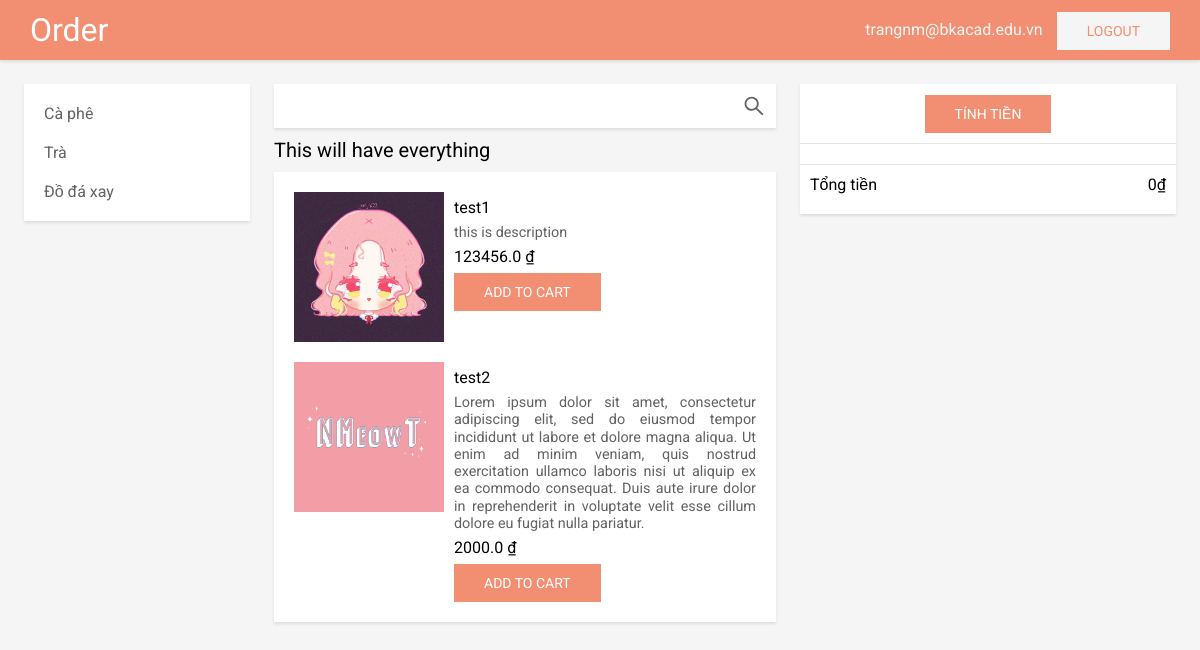
The page / (signed in) on the database as committed earlier.
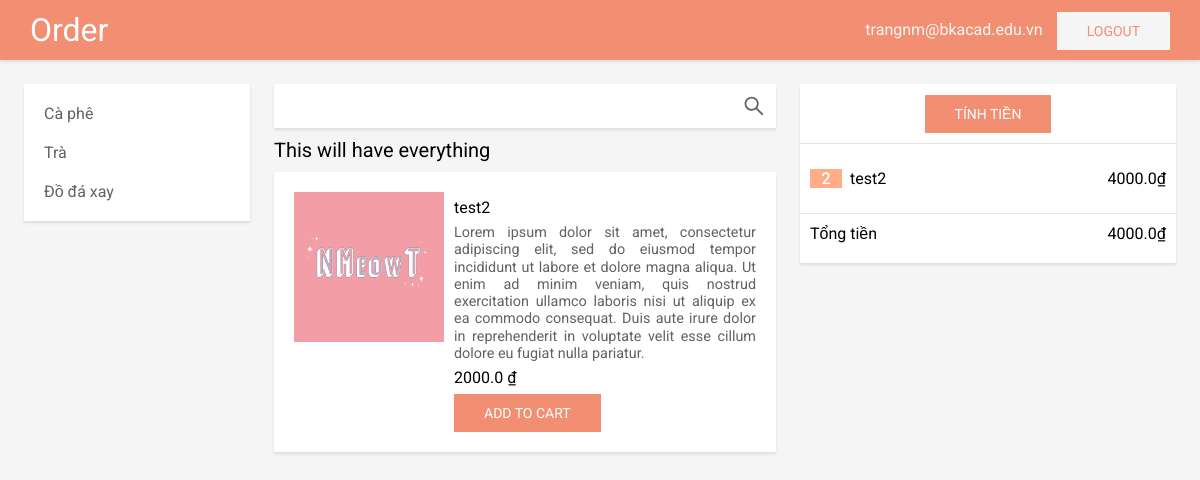
The same page on the database as committed later.
### customer/models.py (models this page shows)
class Category(models.Model):
    name_category = models.CharField(max_length=100, unique=True)

class Product(models.Model):
    name_product = models.CharField(max_length=255, unique=True)
    price = models.FloatField()
    description = models.TextField(blank=True, null=True)
    image = models.ImageField(blank=True, null=True)
    category = models.ForeignKey(Category, on_delete=models.CASCADE)

class Order_Detail(models.Model):
    order = models.ForeignKey(Order, on_delete=models.CASCADE)
    product = models.ForeignKey(Product, on_delete=models.CASCADE)
    price = models.FloatField()
    quantity = models.IntegerField()
    def get_item_price(self):
        return self.price * self.quantity
    class Meta:
        unique_together = (('order'), ('product'))

### customer/views.py (the view)
# urls.py: path('', index, name="index"),
def index(request):
    if 'customer' in request.session:
        email_customer = request.session['customer']
        category = Category.objects.all()
        product = Product.objects.all()
        customer = Customer.objects.get(email=email_customer)
        order = Order.objects.filter(is_ordered=False, customer=customer)
        order_detail = []
        if order:
            order_detail = Order_Detail.objects.filter(order=order.first())
        context = {
            "category": category,
            "product": product,
            "customer": email_customer,
            "order_detail": order_detail,
            "total": get_cart_total(order_detail)
        }
        return render(request, "customer/index.html", context)
    return redirect('login_view')

### customer/views.py (called while the page is built)
def get_cart_total(order_detail):
    total = 0
    for item in order_detail:
        total += item.get_item_price()
    return total

### customer/templates/customer/index.html
{% extends 'customer/base.html' %}
{% block main %}
{% include 'customer/menu.html' %}
{% include 'customer/main-content.html' %}
{% include 'customer/cart.html' %}
{% endblock %}

### customer/templates/customer/menu.html
<div class="menu fixed background-white shadow">
    <ul class="margin-10">
        {% for item in category %}
        <li class="item"><a href="#{{ item.name_category }}">{{item.name_category}}</a></li>
        {% endfor %}
    </ul>
</div>

### customer/templates/customer/main-content.html (shortened to what this page needs)
<div class="main-content">
    <div class="search shadow padding-10">
        <input type="text" class="search-box">
        <a href="#" class="search-icon">
        </a>
    </div>
    <div class="product-list">
        <div class="category">This will have everything</div>
        <div class="product-menu shadow background-white">
            {% for item in product %}
            <div class="product-item padding-10">
                <div class="product-image">
                    <img src="{{ item.image.url }}" alt="{{ item.image }}">
                </div>
                <div class="product-info">
                    <div class="product-title">{{ item.name_product }}</div>
                    <div class="product-description">{{ item.description }}</div>
                    <div class="product-prices">{{ item.price }} ₫</div>
                    <a href="{% url 'add_to_cart' item.id %}" class="btn">Add to cart</a>
                </div>
            </div>
            {% endfor %}
        </div>
    </div>
</div>

### customer/templates/customer/cart.html
<div class="cart fixed background-white shadow">
    <div class="cart-header">
        <a href="{% url 'payment' %}" class="btn">Tính tiền</a>
    </div>
    <div class="cart-body">
        <div class="list-item padding-10">
            {% for item in order_detail %}
            <div class="cart-item">
                <div class="quantity ">
                    <span>{{ item.quantity }}</span>
                </div>
                <div class="product-title">{{ item.product.name_product }}</div>
                <div class="product-prices">{{ item.get_item_price }}₫</div>
            </div>
            {% endfor %}
        </div>
    </div>
    <div class="cart-footer">
        <div class="flex-space-between padding-10">
            <div>Tổng tiền</div>
            <div id="total-price">{{ total }}₫</div>
        </div>
    </div>
</div>

Rows that differ between the two databases and show on the page:
removed Product: image (picture), name_product "test1", description "this is description", price "123456.0"
added Order_Detail: quantity "2", product.name_product "test2", get_item_price "4000.0"
Other text that changed with them:
{{ total }}: "0" → "4000.0"
